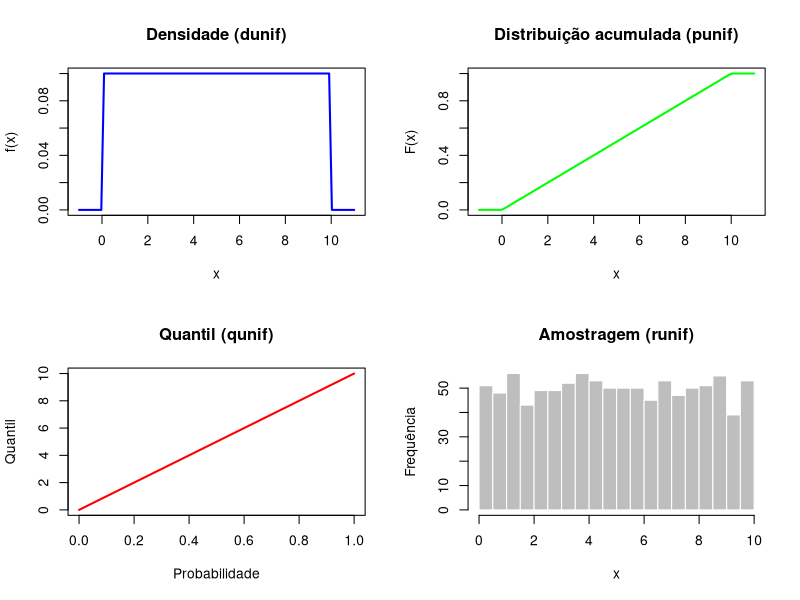

Generate this figure with R:
# Abrir o dispositivo gráfico para salvar em PNG
png("T3/dunif.png", width = 1000, height = 1000)

# Parâmetros da distribuição uniforme
min <- 0
max <- 10

# Eixo x
x <- seq(min - 1, max + 1, length.out = 100)

# Valores de probabilidade para a função quantil
p <- seq(0, 1, length.out = 100)

# Amostragem aleatória
set.seed(123)
amostras <- runif(1000, min, max)

# Configurar a tela para 4 gráficos (2 linhas x 2 colunas)
par(mfrow = c(2, 2))

# 1. Função de densidade - dunif
plot(x, dunif(x, min, max), type = "l", lwd = 2, col = "blue",
     main = "Densidade (dunif)", xlab = "x", ylab = "f(x)")

cat("DUNIF ", dunif(x, min, max))

# 2. Função de distribuição acumulada - punif
plot(x, punif(x, min, max), type = "l", lwd = 2, col = "green",
     main = "Distribuição acumulada (punif)", xlab = "x", ylab = "F(x)")

# 3. Função quantil - qunif
plot(p, qunif(p, min, max), type = "l", lwd = 2, col = "red",
     main = "Quantil (qunif)", xlab = "Probabilidade", ylab = "Quantil")

# 4. Amostragem - runif
hist(amostras, breaks = 20, col = "gray", border = "white",
     main = "Amostragem (runif)", xlab = "x", ylab = "Frequência")

cat("Amostras ", amostras)

# Fechar o dispositivo gráfico
dev.off()
